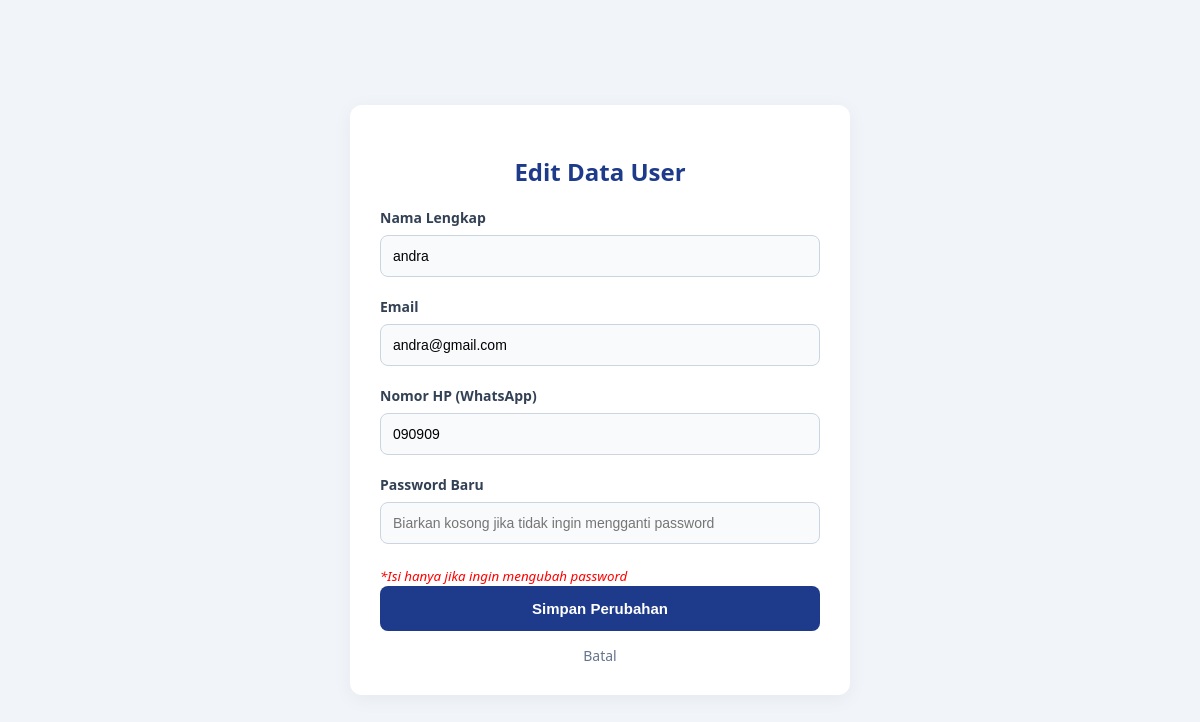
/admin/users/edit?id=7 (signed in), run on the app's committed database.
### tables this page shows
CREATE TABLE `users` (
  `id_user` int(11) NOT NULL,
  `nama_lengkap` varchar(100) NOT NULL,
  `email` varchar(100) NOT NULL,
  `password` varchar(255) NOT NULL,
  `no_hp` varchar(15) DEFAULT NULL,
  `foto_profil` varchar(255) DEFAULT NULL
);

### app/Core/View.php (called while the page is built, shortened)
<?php
final class View
{
    public static function render(string $view, array $data = []): void
    {
        $file = base_path('app/Views/' . $view . '.php');
        extract($data, EXTR_SKIP);
        require $file;
    }
}

### app/Core/Controller.php (called while the page is built, shortened)
<?php
abstract class Controller
{
    protected function render(string $view, array $data = []): void
    {
        View::render($view, $data);
    }
}

### app/Controllers/AdminUserController.php (called while the page is built, shortened)
<?php
final class AdminUserController extends Controller
{
    private UserModel $userModel;
    public function __construct()
    {
        $this->userModel = new UserModel();
    }
    public function edit(): void
    {
        $id = (int) ($_GET['id'] ?? 0);
        $user = $this->userModel->findById($id);
        $this->render('admin/forms/user-edit', [
            'user' => $user,
        ]);
    }
}

### index.php (called while the page is built, shortened)
<?php
require_once __DIR__ . '/bootstrap.php';
$router = new Router();
$router->dispatch($_SERVER['REQUEST_METHOD'] ?? 'GET', $_SERVER['REQUEST_URI'] ?? '/');

### bootstrap.php (called while the page is built, shortened)
<?php
require_once __DIR__ . '/app/helpers.php';
spl_autoload_register(static function (string $class): void {
    $prefix = 'App\\';
    $relativeClass = substr($class, strlen($prefix));
    $file = __DIR__ . '/app/' . str_replace('\\', '/', $relativeClass) . '.php';
});

### app/helpers.php (called while the page is built, shortened)
<?php
function base_path(string $path = ''): string
{
    $basePath = dirname(__DIR__);
    return $path === '' ? $basePath : $basePath . '/' . ltrim($path, '/');
}
function app_base_url(): string
{
    $scriptName = str_replace('\\', '/', $_SERVER['SCRIPT_NAME'] ?? '');
    $baseUrl = dirname($scriptName);
    if ($baseUrl === '/' || $baseUrl === '.') {
        return '';
    }
    return rtrim($baseUrl, '/');
}
function e(mixed $value): string
{
    return htmlspecialchars((string) $value, ENT_QUOTES, 'UTF-8');
}
function url(string $path = ''): string
{
    $baseUrl = app_base_url();
    $normalizedPath = trim($path);
    return ($baseUrl !== '' ? $baseUrl : '') . '/' . ltrim($normalizedPath, '/');
}

### config/database.php (called while the page is built, shortened)
<?php
return [
    'host' => 'localhost',
    'username' => 'root',
    'password' => 'root123',
    'database' => 'kosonline',
];

### app/Core/Database.php (called while the page is built, shortened)
<?php
final class Database
{
    private static ?self $instance = null;
    private PDO $connection;
    private function __construct(array $config)
    {
        $dsn = "mysql:host={$config['host']};dbname={$config['database']};charset=utf8mb4";
        $options = [
            PDO::ATTR_ERRMODE            => PDO::ERRMODE_EXCEPTION,
            PDO::ATTR_DEFAULT_FETCH_MODE => PDO::FETCH_ASSOC,
            PDO::ATTR_EMULATE_PREPARES   => false,
        ];
        try {
            $this->connection = new PDO($dsn, $config['username'], $config['password'], $options);
        } catch (PDOException $e) {
            throw new RuntimeException('Koneksi gagal: ' . $e->getMessage(), (int)$e->getCode());
        }
    }
    public static function getInstance(): self
    {
        if (self::$instance === null) {
            $config = require base_path('config/database.php');
            self::$instance = new self($config);
        }
        return self::$instance;
    }
    public function selectOne(string $sql, array $params = []): ?array
    {
        $statement = $this->connection->prepare($sql);
        $statement->execute($params);
        $result = $statement->fetch();
        return $result !== false ? $result : null;
    }
}

### app/Core/Model.php (called while the page is built, shortened)
<?php
abstract class Model
{
    public function __construct()
    {
        $this->db = Database::getInstance();
    }
}

### app/Models/UserModel.php (called while the page is built, shortened)
<?php
final class UserModel extends Model
{
    public function findById(int $id): ?array
    {
        return $this->db->selectOne("SELECT * FROM users WHERE id_user = ?", [$id]);
    }
}

### app/Views/admin/forms/user-edit.php (the view, shortened to what this page needs)
<h2 style="text-align: center; margin-bottom: 20px;">Edit Data User</h2>
<form method="POST">
    <label>Nama Lengkap</label>
    <input type="text" name="nama" value="<?php echo e($user['nama_lengkap']); ?>" required>
    <label>Email</label>
    <input type="email" name="email" value="<?php echo e($user['email']); ?>" required>
    <label>Nomor HP (WhatsApp)</label>
    <input type="number" name="no_hp" value="<?php echo e($user['no_hp']); ?>" required>
    <label>Password Baru</label>
    <input type="text" name="password" placeholder="Biarkan kosong jika tidak ingin mengganti password">
    <small style="color: red; font-style: italic;">*Isi hanya jika ingin mengubah password</small>
    <button type="submit" name="update">Simpan Perubahan</button>
    <a href="<?php echo e(url('/admin/dashboard')); ?>" class="btn-batal">Batal</a>
</form>
<?php $content = ob_get_clean(); $title = 'Edit Data User'; require base_path('app/Views/admin/forms/layout.php'); ?>

### app/Views/admin/forms/layout.php (style rules this page uses)
* { box-sizing: border-box; }
body { background: #f1f5f9; font-family: "Segoe UI", sans-serif; margin: 0; padding: 20px; display: flex; justify-content: center; align-items: center; min-height: 100vh; }
h2 { text-align: center; color: #1e3a8a; margin-bottom: 25px; font-size: 1.5rem; }
label { font-weight: 600; font-size: 14px; color: #334155; display: block; margin-bottom: 8px; }
input, select, textarea { width: 100%; padding: 12px; margin-bottom: 20px; border: 1px solid #cbd5e1; border-radius: 8px; font-size: 14px; background: #f8fafc; transition: 0.3s; }
button[type="submit"] { background: #1e3a8a; color: white; padding: 14px; border: none; border-radius: 8px; cursor: pointer; width: 100%; font-weight: 600; font-size: 15px; transition: 0.3s; }
.btn-batal { display: block; text-align: center; margin-top: 15px; color: #64748b; text-decoration: none; font-size: 14px; font-weight: 500; }

### data on the page
users: nama "andra", email "andra@gmail.com", no_hp "090909"
